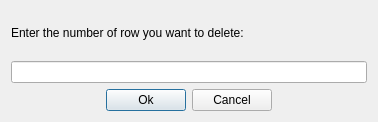
<?xml version="1.0" encoding="UTF-8"?>
<ui version="4.0">
 <class>dialogDelete</class>
 <widget class="QDialog" name="dialogDelete">
  <property name="geometry">
   <rect>
    <x>0</x>
    <y>0</y>
    <width>378</width>
    <height>122</height>
   </rect>
  </property>
  <property name="sizePolicy">
   <sizepolicy hsizetype="Preferred" vsizetype="Preferred">
    <horstretch>0</horstretch>
    <verstretch>0</verstretch>
   </sizepolicy>
  </property>
  <property name="windowTitle">
   <string>Dialog</string>
  </property>
  <layout class="QGridLayout" name="gridLayout">
   <item row="0" column="0">
    <layout class="QVBoxLayout" name="verticalLayout">
     <item>
      <widget class="QLabel" name="label">
       <property name="text">
        <string>Enter the number of row you want to delete:</string>
       </property>
      </widget>
     </item>
     <item>
      <widget class="QLineEdit" name="lineEdit"/>
     </item>
    </layout>
   </item>
   <item row="1" column="0">
    <layout class="QHBoxLayout" name="horizontalLayout">
     <item>
      <spacer name="horizontalSpacer_2">
       <property name="orientation">
        <enum>Qt::Horizontal</enum>
       </property>
       <property name="sizeHint" stdset="0">
        <size>
         <width>40</width>
         <height>20</height>
        </size>
       </property>
      </spacer>
     </item>
     <item>
      <widget class="QPushButton" name="pushButtonOk">
       <property name="text">
        <string>Ok</string>
       </property>
      </widget>
     </item>
     <item>
      <widget class="QPushButton" name="pushButtonCancel">
       <property name="text">
        <string>Cancel</string>
       </property>
      </widget>
     </item>
     <item>
      <spacer name="horizontalSpacer">
       <property name="orientation">
        <enum>Qt::Horizontal</enum>
       </property>
       <property name="sizeHint" stdset="0">
        <size>
         <width>40</width>
         <height>20</height>
        </size>
       </property>
      </spacer>
     </item>
    </layout>
   </item>
  </layout>
 </widget>
 <resources/>
 <connections/>
</ui>
